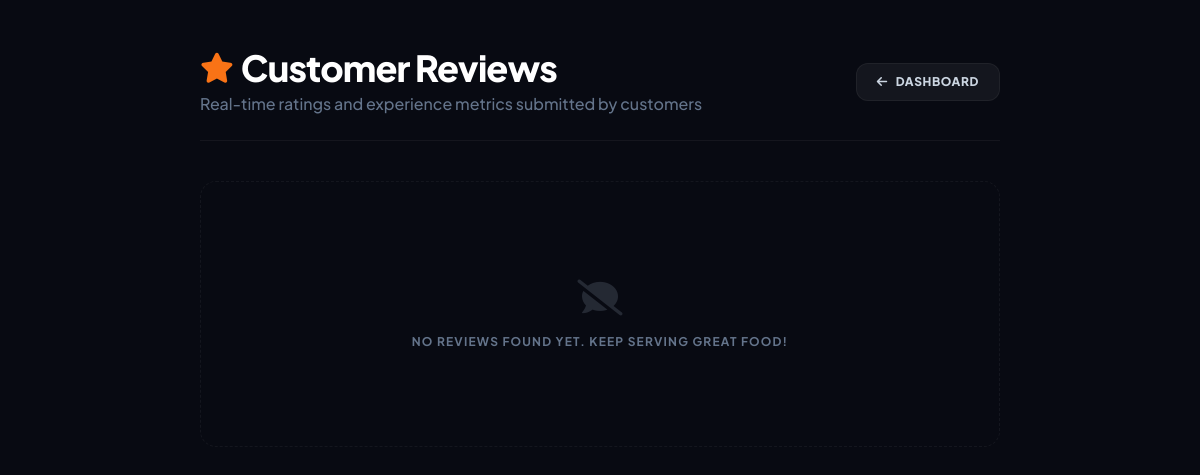
/reviews/ (signed in), run on an earlier commit of the app's database.
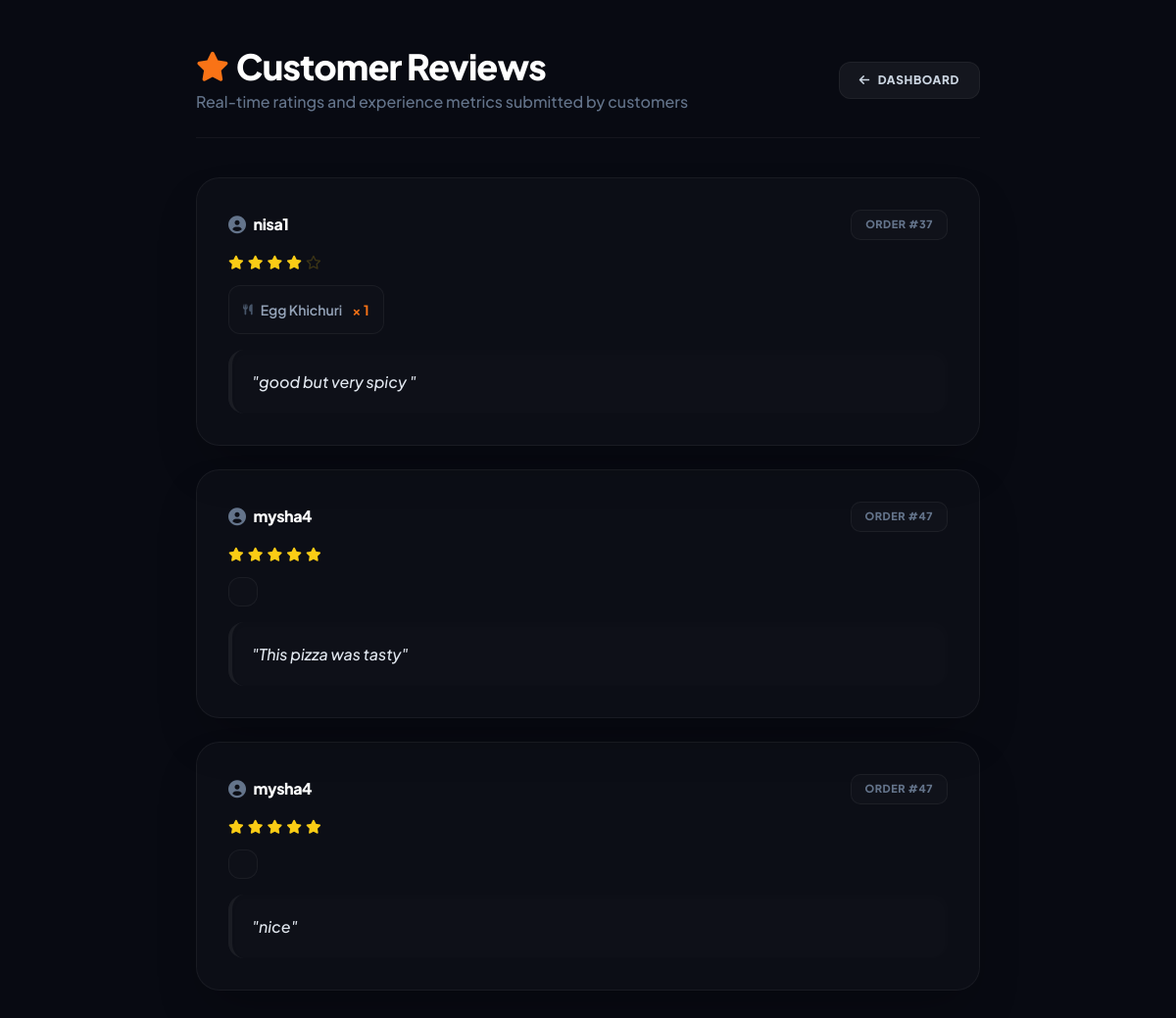
And on a later commit of the database.
### SmartCanteen/models.py (models this page shows, shortened)
class Feedback(models.Model):
    user = models.ForeignKey(User, on_delete=models.CASCADE)
    order = models.ForeignKey(Order, on_delete=models.CASCADE)
    message = models.TextField()
    rating = models.IntegerField(default=5)
    created_at = models.DateTimeField(auto_now_add=True)
    is_read = models.BooleanField(default=False)

class Order(models.Model):
    STATUS_CHOICES = (
        ('Pending', 'Pending'),
        ('Ready', 'Ready'),
        ('Done', 'Done'),
        ('Cancelled', 'Cancelled'),
    )
    PICKUP_CHOICES = (
        ('Takeaway', 'Takeaway'),
        ('Dine-in', 'Dine-in'),
    )
    PAYMENT_CHOICES = (
        ('Cash', 'Cash'),
        ('Online', 'Online'),
    )
    user = models.ForeignKey(
        User,
        on_delete=models.CASCADE,
        related_name='orders',
        null=True,
        blank=True
    )
    customer_name = models.CharField(max_length=100)
    total_price = models.DecimalField(max_digits=10, decimal_places=2)
    status = models.CharField(
        max_length=20,
        choices=STATUS_CHOICES,
        default='Pending'
    )
    order_type = models.CharField(
        max_length=20,
        choices=PICKUP_CHOICES,
        default='Takeaway'
    )
    payment_method = models.CharField(
        max_length=20,
        choices=PAYMENT_CHOICES,
        default='Cash'
    )
    payment_status = models.BooleanField(default=False)  # ✅ ADD THIS
    created_at = models.DateTimeField(auto_now_add=True)

class OrderItem(models.Model):
    order = models.ForeignKey(
        Order,
        on_delete=models.CASCADE,
        related_name='items'
    )
    food = models.ForeignKey(
        Food,
        on_delete=models.CASCADE
    )
    quantity = models.IntegerField(default=1)

class Food(models.Model):
    CATEGORY_CHOICES = (
        ('Rice', 'Rice'),
        ('Bread', 'Bread'),
        ('Snacks', 'Snacks'),
        ('Drinks', 'Drinks'),
        ('Dessert', 'Dessert'),
    )
    name = models.CharField(max_length=100)
    category = models.CharField(
        max_length=50,
        choices=CATEGORY_CHOICES,
        default='Snacks'
    )
    price = models.DecimalField(max_digits=10, decimal_places=2)
    quantity = models.IntegerField(default=0)
    photo = models.ImageField(
        upload_to='food_images/',
        blank=True,
        null=True
    )
    available = models.BooleanField(default=True)

### SmartCanteen/views.py (the view)
# urls.py: path('reviews/', views.reviews_list, name='reviews_list'),
@login_required
def reviews_list(request):
    reviews = Feedback.objects.all().order_by('-id')
    unread_count = Feedback.objects.filter(is_read=False).count()
    return render(request, 'reviews_list.html', {
        'reviews': reviews,
        'unread_count': unread_count
    })

### templates/reviews_list.html (shortened to what this page needs)
<!DOCTYPE html>
<html lang="en">
<head>
    <script src="https://cdn.tailwindcss.com"></script>
    <link rel="stylesheet" href="https://cdnjs.cloudflare.com/ajax/libs/font-awesome/6.0.0/css/all.min.css">
</head>
<body class="p-6 md:p-12 max-w-4xl mx-auto">
<div class="flex justify-between items-center mb-10 border-b border-white/5 pb-6">
    <div>
        <h1 class="text-4xl font-black text-white tracking-tight flex items-center gap-2">
            <i class="fa-solid fa-star text-orange-500 text-3xl"></i> Customer Reviews
        </h1>
        <p class="text-slate-500 font-medium mt-1">Real-time ratings and experience metrics submitted by customers</p>
    </div>
    <a href="{% url 'staff_dashboard' %}"
       class="bg-white/5 border border-white/5 text-slate-300 px-5 py-2.5 rounded-xl text-xs uppercase font-black tracking-wider hover:bg-white/10 transition-all flex items-center gap-2">
        <i class="fa-solid fa-arrow-left"></i> Dashboard
    </a>
</div>
{% for r in reviews %}
<div class="card p-6 md:p-8 mb-6 shadow-2xl">
    <div class="flex justify-between items-center mb-4">
        <div class="text-white font-extrabold text-base flex items-center gap-2 tracking-tight">
            <i class="fa-solid fa-circle-user text-slate-500 text-lg"></i> {{ r.user.username }}
        </div>
        <div class="order-badge">
            Order #{{ r.order.id }}
        </div>
    </div>
    <div class="flex gap-1 text-[#facc15] text-sm my-3">
        {% for i in "12345" %}
            {% if forloop.counter <= r.rating %}
                <i class="fa-solid fa-star"></i>
            {% else %}
                <i class="fa-regular fa-star opacity-20"></i>
            {% endif %}
        {% endfor %}
    </div>
    <div class="text-sm font-semibold text-slate-400 space-y-1.5 my-4 bg-white/[0.01] p-3.5 rounded-xl border border-white/5 max-w-fit">
        {% for item in r.order.items.all %}
            <span class="flex items-center gap-2">
                <i class="fa-solid fa-utensils text-[11px] text-slate-600"></i>
                {{ item.food.name }} <span class="text-orange-500 font-bold ml-0.5">× {{ item.quantity }}</span>
            </span>
        {% endfor %}
    </div>
    <div class="message-quote border-white/5 mt-4 shadow-inner">
        "{{ r.message }}"
    </div>
</div>
{% empty %}
<div class="text-center py-24 border-dashed border border-white/5 rounded-2xl">
    <i class="fa-solid fa-comment-slash text-4xl block mb-4 opacity-20 text-slate-400"></i>
    <p class="text-slate-500 font-bold uppercase tracking-widest text-xs m-0">No reviews found yet. Keep serving great food!</p>
</div>
{% endfor %}
</body>
</html>

What changed in the data, as far as the page shows it:
added Feedback: user.username "nisa1", order.id "37", rating 4 (drawn), message "good but very spicy"
added OrderItem: food.name "Egg Khichuri", quantity "1"
added Feedback: user.username "mysha4", order.id "47", rating 5 (drawn), message "This pizza was tasty"
added Feedback: user.username "mysha4", order.id "47", rating 5 (drawn), message "nice"
Also different on the page:
text no longer shown: "NO REVIEWS FOUND YET. KEEP SERVING GREAT FOOD!"
